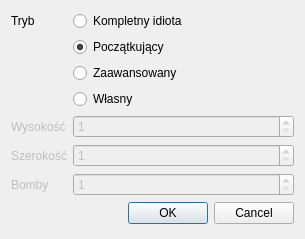
<?xml version="1.0" encoding="UTF-8"?>
<ui version="4.0">
 <class>Dialog</class>
 <widget class="QDialog" name="Dialog">
  <property name="geometry">
   <rect>
    <x>0</x>
    <y>0</y>
    <width>305</width>
    <height>239</height>
   </rect>
  </property>
  <property name="windowTitle">
   <string>Nowa gra</string>
  </property>
  <property name="modal">
   <bool>true</bool>
  </property>
  <layout class="QFormLayout" name="formLayout">
   <item row="0" column="0">
    <widget class="QLabel" name="label">
     <property name="text">
      <string>Tryb</string>
     </property>
    </widget>
   </item>
   <item row="0" column="1">
    <widget class="QRadioButton" name="idiotButton">
     <property name="text">
      <string>Kompletny idiota</string>
     </property>
    </widget>
   </item>
   <item row="1" column="1">
    <widget class="QRadioButton" name="beginnerButton">
     <property name="text">
      <string>Początkujący</string>
     </property>
     <property name="checked">
      <bool>true</bool>
     </property>
    </widget>
   </item>
   <item row="2" column="1">
    <widget class="QRadioButton" name="advancedButton">
     <property name="text">
      <string>Zaawansowany</string>
     </property>
    </widget>
   </item>
   <item row="4" column="0">
    <widget class="QLabel" name="label_2">
     <property name="enabled">
      <bool>false</bool>
     </property>
     <property name="text">
      <string>Wysokość</string>
     </property>
    </widget>
   </item>
   <item row="5" column="0">
    <widget class="QLabel" name="label_3">
     <property name="enabled">
      <bool>false</bool>
     </property>
     <property name="text">
      <string>Szerokość</string>
     </property>
    </widget>
   </item>
   <item row="6" column="0">
    <widget class="QLabel" name="label_4">
     <property name="enabled">
      <bool>false</bool>
     </property>
     <property name="text">
      <string>Bomby</string>
     </property>
    </widget>
   </item>
   <item row="7" column="0" colspan="2">
    <widget class="QDialogButtonBox" name="buttonBox">
     <property name="orientation">
      <enum>Qt::Horizontal</enum>
     </property>
     <property name="standardButtons">
      <set>QDialogButtonBox::Cancel|QDialogButtonBox::Ok</set>
     </property>
    </widget>
   </item>
   <item row="4" column="1">
    <widget class="QSpinBox" name="heightBox">
     <property name="enabled">
      <bool>false</bool>
     </property>
     <property name="minimum">
      <number>1</number>
     </property>
    </widget>
   </item>
   <item row="5" column="1">
    <widget class="QSpinBox" name="widthBox">
     <property name="enabled">
      <bool>false</bool>
     </property>
     <property name="minimum">
      <number>1</number>
     </property>
    </widget>
   </item>
   <item row="6" column="1">
    <widget class="QSpinBox" name="numOfMinesBox">
     <property name="enabled">
      <bool>false</bool>
     </property>
     <property name="minimum">
      <number>1</number>
     </property>
    </widget>
   </item>
   <item row="3" column="1">
    <widget class="QRadioButton" name="ownButton">
     <property name="text">
      <string>Własny</string>
     </property>
    </widget>
   </item>
  </layout>
 </widget>
 <resources/>
 <connections>
  <connection>
   <sender>buttonBox</sender>
   <signal>accepted()</signal>
   <receiver>Dialog</receiver>
   <slot>accept()</slot>
   <hints>
    <hint type="sourcelabel">
     <x>227</x>
     <y>221</y>
    </hint>
    <hint type="destinationlabel">
     <x>157</x>
     <y>211</y>
    </hint>
   </hints>
  </connection>
  <connection>
   <sender>buttonBox</sender>
   <signal>rejected()</signal>
   <receiver>Dialog</receiver>
   <slot>reject()</slot>
   <hints>
    <hint type="sourcelabel">
     <x>295</x>
     <y>225</y>
    </hint>
    <hint type="destinationlabel">
     <x>286</x>
     <y>211</y>
    </hint>
   </hints>
  </connection>
  <connection>
   <sender>ownButton</sender>
   <signal>toggled(bool)</signal>
   <receiver>heightBox</receiver>
   <slot>setEnabled(bool)</slot>
   <hints>
    <hint type="sourcelabel">
     <x>135</x>
     <y>95</y>
    </hint>
    <hint type="destinationlabel">
     <x>127</x>
     <y>120</y>
    </hint>
   </hints>
  </connection>
  <connection>
   <sender>ownButton</sender>
   <signal>toggled(bool)</signal>
   <receiver>widthBox</receiver>
   <slot>setEnabled(bool)</slot>
   <hints>
    <hint type="sourcelabel">
     <x>92</x>
     <y>95</y>
    </hint>
    <hint type="destinationlabel">
     <x>99</x>
     <y>152</y>
    </hint>
   </hints>
  </connection>
  <connection>
   <sender>ownButton</sender>
   <signal>toggled(bool)</signal>
   <receiver>numOfMinesBox</receiver>
   <slot>setEnabled(bool)</slot>
   <hints>
    <hint type="sourcelabel">
     <x>187</x>
     <y>97</y>
    </hint>
    <hint type="destinationlabel">
     <x>198</x>
     <y>183</y>
    </hint>
   </hints>
  </connection>
  <connection>
   <sender>ownButton</sender>
   <signal>toggled(bool)</signal>
   <receiver>label_2</receiver>
   <slot>setEnabled(bool)</slot>
   <hints>
    <hint type="sourcelabel">
     <x>82</x>
     <y>96</y>
    </hint>
    <hint type="destinationlabel">
     <x>47</x>
     <y>124</y>
    </hint>
   </hints>
  </connection>
  <connection>
   <sender>ownButton</sender>
   <signal>toggled(bool)</signal>
   <receiver>label_3</receiver>
   <slot>setEnabled(bool)</slot>
   <hints>
    <hint type="sourcelabel">
     <x>183</x>
     <y>95</y>
    </hint>
    <hint type="destinationlabel">
     <x>24</x>
     <y>157</y>
    </hint>
   </hints>
  </connection>
  <connection>
   <sender>ownButton</sender>
   <signal>toggled(bool)</signal>
   <receiver>label_4</receiver>
   <slot>setEnabled(bool)</slot>
   <hints>
    <hint type="sourcelabel">
     <x>244</x>
     <y>96</y>
    </hint>
    <hint type="destinationlabel">
     <x>14</x>
     <y>182</y>
    </hint>
   </hints>
  </connection>
 </connections>
</ui>
